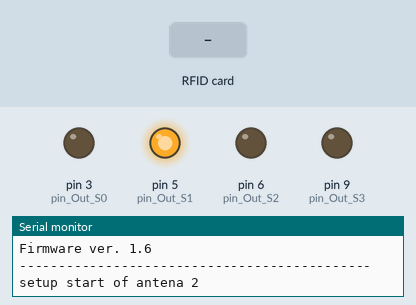
Recording of a sketch running on a simulated Arduino Uno, built with avr-gcc and run on an emulated ATmega328P. On the bench: output pins drawn as LEDs (lit = HIGH), the last lines printed to the serial monitor. The test bench sets the inputs (shaded band).

Above: at 0.5 s.
At 2.6 s:
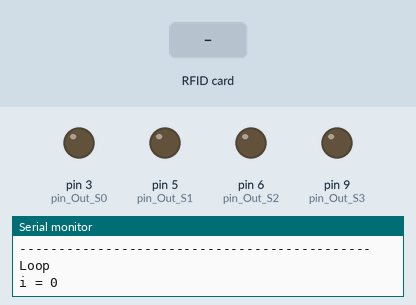
2.7 s: RFID card 5E 7A 19 C4 held to the reader
At 4.2 s:
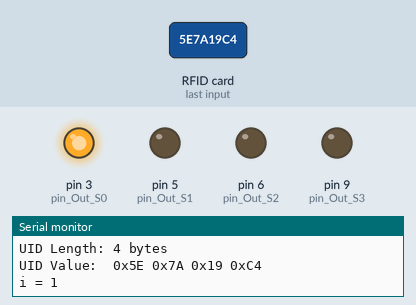
Timing chart, 0 to 5.7 s (numbered marks = the images above; inputs shaded):
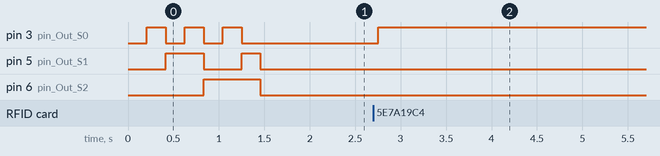

The sketch:

TRAX.ino
```cpp
#include <Wire.h>
#include <PN532_I2C.h>
#include <PN532.h>
#include <NfcAdapter.h>

PN532_I2C pn532_i2c0(Wire);
PN532 nfc0(pn532_i2c0);
PN532_I2C pn532_i2c1(Wire);
PN532 nfc1(pn532_i2c1);
PN532_I2C pn532_i2c2(Wire);
PN532 nfc2(pn532_i2c2);
PN532_I2C pn532_i2c3(Wire);
PN532 nfc3(pn532_i2c3);
PN532_I2C pn532_i2c4(Wire);
PN532 nfc4(pn532_i2c4);
PN532_I2C pn532_i2c5(Wire);
PN532 nfc5(pn532_i2c5);
PN532_I2C pn532_i2c6(Wire);
PN532 nfc6(pn532_i2c6);

PN532 nfc_arr[]={nfc0,nfc1,nfc2,nfc3,nfc4,nfc5,nfc6};

int current_antenna = 0;
int pin_Out_S0 = 3;
int pin_Out_S1 = 5;
int pin_Out_S2 = 6;
int pin_Out_S3 = 9;
int antenaNum = 7;

void setup(void)
{
  Serial.begin(9600);
  pinMode(pin_Out_S0, OUTPUT);
  pinMode(pin_Out_S1, OUTPUT);
  pinMode(pin_Out_S2, OUTPUT);
  pinMode(pin_Out_S3, OUTPUT);
  uint32_t versiondata;
  for (int i = 0; i < antenaNum; i++) {
    Serial.print("setup start of antena ");
    Serial.println(i);
    switchMux(i);
    delay(100);
    nfc_arr[i].begin();

    versiondata = nfc_arr[i].getFirmwareVersion();
    Serial.println(versiondata);
    if (! versiondata)
    {
      Serial.println("Didn't find PN53x board");
    }
    else
    {
      Serial.print("Found chip PN5"); Serial.println((versiondata >> 24) & 0xFF, HEX);
      Serial.print("Firmware ver. "); Serial.print((versiondata >> 16) & 0xFF, DEC);
      Serial.print('.'); Serial.println((versiondata >> 8) & 0xFF, DEC);
      nfc_arr[i].setPassiveActivationRetries(0x12);
      nfc_arr[i].SAMConfig();
      delay(100);
    }
    Serial.println("---------------------------------------------");
  }
}
void loop() {
  Serial.println("Loop");
  boolean success;
  uint8_t uid[] = { 0, 0, 0, 0, 0, 0, 0 }; // Buffer to store the returned UID
  uint8_t uidLength;
  for (int i = 0 ; i < antenaNum; i++) {
    Serial.print("i = ");
    Serial.println(i);
    switchMux(i);
    delay(100);
    success = nfc_arr[i].readPassiveTargetID(PN532_MIFARE_ISO14443A, &uid[0], &uidLength);
    if (success) {
      Serial.print("---------Scan a NFC tag #");
      Serial.print(i);
      Serial.println(" -------");
      Serial.println("Found a card!");
      Serial.print("UID Length: "); Serial.print(uidLength, DEC); Serial.println(" bytes");
      Serial.print("UID Value: ");
      for (uint8_t c = 0; c < uidLength; c++)
      {
        Serial.print(" 0x"); Serial.print(uid[c], HEX);
      }
      Serial.println("");
    }
  }
}

void switchMux(int i) {
  switch (i) {
    case 0: {
        digitalWrite(pin_Out_S0, LOW );
        digitalWrite(pin_Out_S1, LOW);
        digitalWrite(pin_Out_S2, LOW );
        digitalWrite(pin_Out_S3, LOW );
        break;
      }
    case 1: {
        digitalWrite(pin_Out_S0, HIGH );
        digitalWrite(pin_Out_S1, LOW);
        digitalWrite(pin_Out_S2, LOW );
        digitalWrite(pin_Out_S3, LOW );
        break;
      }
    case 2: {
        digitalWrite(pin_Out_S0, LOW );
        digitalWrite(pin_Out_S1, HIGH);
        digitalWrite(pin_Out_S2, LOW );
        digitalWrite(pin_Out_S3, LOW );
        break;
      }
    case 3: {
        digitalWrite(pin_Out_S0, HIGH );
        digitalWrite(pin_Out_S1, HIGH);
        digitalWrite(pin_Out_S2, LOW );
        digitalWrite(pin_Out_S3, LOW );
        break;
      }
    case 4: {
        digitalWrite(pin_Out_S0, LOW );
        digitalWrite(pin_Out_S1, LOW);
        digitalWrite(pin_Out_S2, HIGH );
        digitalWrite(pin_Out_S3, LOW );
        break;
      }
    case 5: {
        digitalWrite(pin_Out_S0, HIGH );
        digitalWrite(pin_Out_S1, LOW);
        digitalWrite(pin_Out_S2, HIGH );
        digitalWrite(pin_Out_S3, LOW );
        break;
      }
    case 6: {
        digitalWrite(pin_Out_S0, LOW );
        digitalWrite(pin_Out_S1, HIGH);
        digitalWrite(pin_Out_S2, HIGH );
        digitalWrite(pin_Out_S3, LOW );
        break;
      }
    case 7: {
        digitalWrite(pin_Out_S0, HIGH );
        digitalWrite(pin_Out_S1, HIGH);
        digitalWrite(pin_Out_S2, HIGH );
        digitalWrite(pin_Out_S3, LOW );
        break;
      }
    case 8: {
        digitalWrite(pin_Out_S0, LOW );
        digitalWrite(pin_Out_S1, LOW);
        digitalWrite(pin_Out_S2, LOW );
        digitalWrite(pin_Out_S3, HIGH );
        break;
      }
    case 9: {
        digitalWrite(pin_Out_S0, HIGH );
        digitalWrite(pin_Out_S1, LOW);
        digitalWrite(pin_Out_S2, LOW );
        digitalWrite(pin_Out_S3, HIGH );
        break;
      }
    case 10: {
        digitalWrite(pin_Out_S0, LOW );
        digitalWrite(pin_Out_S1, HIGH);
        digitalWrite(pin_Out_S2, LOW );
        digitalWrite(pin_Out_S3, HIGH );
        break;
      }
    case 11: {
        digitalWrite(pin_Out_S0, HIGH );
        digitalWrite(pin_Out_S1, HIGH);
        digitalWrite(pin_Out_S2, LOW );
        digitalWrite(pin_Out_S3, HIGH );
        break;
      }
    case 12: {
        digitalWrite(pin_Out_S0, LOW );
        digitalWrite(pin_Out_S1, LOW);
        digitalWrite(pin_Out_S2, HIGH );
        digitalWrite(pin_Out_S3, HIGH );
        break;
      }
    case 13: {
        digitalWrite(pin_Out_S0, HIGH );
        digitalWrite(pin_Out_S1, LOW);
        digitalWrite(pin_Out_S2, HIGH );
        digitalWrite(pin_Out_S3, HIGH );
        break;
      }
    case 14: {
        digitalWrite(pin_Out_S0, LOW );
        digitalWrite(pin_Out_S1, HIGH);
        digitalWrite(pin_Out_S2, HIGH );
        digitalWrite(pin_Out_S3, HIGH );
        break;
      }
    case 15: {
        digitalWrite(pin_Out_S0, HIGH );
        digitalWrite(pin_Out_S1, HIGH);
        digitalWrite(pin_Out_S2, HIGH );
        digitalWrite(pin_Out_S3, HIGH );
        break;
      }
  }
}

// digitalWrite(pin_Out_S0, HIGH && (i & B00000001));
// digitalWrite(pin_Out_S1, HIGH && (i & B00000010));
// digitalWrite(pin_Out_S2, HIGH && (i & B00000100));
// digitalWrite(pin_Out_S3, HIGH && (i & B00001000));
```

Measured:
- after the input at 2.7 s, pin 3 (pin_Out_S0): LOW → HIGH after 0.06 s
